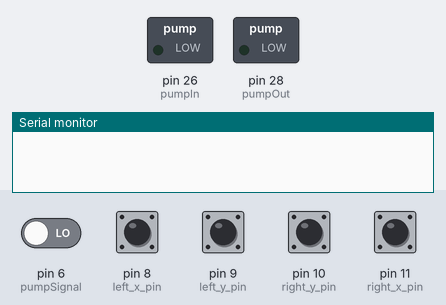
This sketch was run on a simulated Arduino Mega 2560, built with avr-gcc and run on an emulated ATmega2560. On the bench: switched loads named in the sketch (green lamp = pin HIGH), the last lines printed to the serial monitor. Inputs (shaded band) come from the test bench; at power-on: pin 6 (pumpSignal), pin 8 (left_x_pin), pin 9 (left_y_pin), pin 10 (right_y_pin), pin 11 (right_x_pin) LOW.

Above: at 0.1 s.
At 5.1 s:
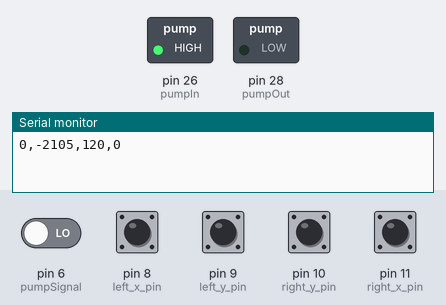
Timing chart, 0 to 6.6 s (numbered marks = the images above):
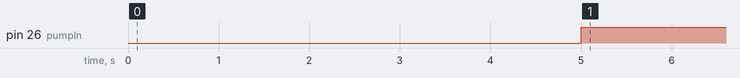

Measured:
- by itself, pin 26 (pumpIn): LOW → HIGH at 5.0 s

The sketch:

arduino_mega.ino
```cpp
#include <math.h>

// Main Board

// PINS -----------------------------------------------------------------------------------

// LEFT AND RIGHT JOYSTICKS : PWM
const byte right_x_pin = 11;
const byte right_y_pin = 10;
const byte left_y_pin = 9;
const byte left_x_pin = 8;

// PUMP SIGNAL FROM RECEIVER : PWM
const byte pumpSignal = 6;

// TWO PUMPS WATER IN : DIGITAL
const byte pumpOut = 28;

// ONE PUMP WATER OUT : DIGITAL
const byte pumpIn = 26;

// END OF PINS -------------------------------------------------------------------------------

// CONSTANTS ---------------------------------------------------------------------------------------

const int trackMaxSpeed = 500;
const int trackMinSpeed = -500;

// Propeller PWM value range 0 to 80
const int propellerMaxSpeed = 120;
const int propellerMinSpeed = -120;

// END OF CONSTANTS ---------------------------------------------------------------------------------------

struct speed{
  int Left = 0;
  int Right = 0;
};

speed calibrateTrackSignal(int raw_x, int raw_y){
  int x = map(raw_x, 1140, 1850, trackMinSpeed, trackMaxSpeed);
  int y = map(raw_y, 1140, 1850, trackMinSpeed, trackMaxSpeed);

  speed ret;

  // IF JOYSTICK IN THE CENTER
  if(x < 50 && x > -50 && y < 50 && y > -50){
    return ret;
  }

  // TURNING COEFFICIENT CALCULATION
  double degree = atan(fabs(y / x)) * 180 / M_PI;
  int scaledSignal = round((-1 + (degree / 90) * 2) * fabs((fabs(x) - fabs(y))));
  int unscaledSignal = max(fabs(x), fabs(y));

  // SET BASED ON CORRESPONDING QUADRANT
  if((x >= 10 && y >= 10) || (x <= -10 && y <= -10)){
    ret.Left = scaledSignal;
    ret.Right = unscaledSignal;
  }
  else {
    ret.Left = unscaledSignal;
    ret.Right = scaledSignal;
  }

  if(y < 0){
    ret.Left = -ret.Left;  // Reverse for negative y-axis
    ret.Right = -ret.Right;  // Reverse for negative y-axis
  }
  return ret;
}


speed calibratePropellerSignal(int raw_x, int raw_y) {
  int x = map(raw_x, 1220, 1800, propellerMinSpeed, propellerMaxSpeed);
  int y = map(raw_y, 1050, 1850, propellerMinSpeed, propellerMaxSpeed);

  speed ret;

  // Checking if the joystick is in the center area
  if (abs(x) < 20 && abs(y) < 20) {
    ret.Left = 90;  // Middle value for stop or neutral position
    ret.Right = 90;
    return ret;
  }
  // TURNING COEFFICIENT CALCULATION
  double degree = atan(fabs(y / x)) * 180 / M_PI;
  int scaledSignal = round((-1 + (degree / 90) * 2) * fabs((fabs(x) - fabs(y))));
  int unscaledSignal = max(fabs(x), fabs(y));

  // SET BASED ON CORRESPONDING QUADRANT
  if((x >= 10 && y >= 10) || (x <= -10 && y <= -10)){
    ret.Left = scaledSignal;
    ret.Right = unscaledSignal;
  }
  else {
    ret.Left = unscaledSignal;
    ret.Right = scaledSignal;
  }

  if(y < 0){
    ret.Left = 90-ret.Left;  // Reverse for negative y-axis
    ret.Right = 90-ret.Right;  // Reverse for negative y-axis
  }

  ret.Left = constrain(ret.Left, 0, propellerMaxSpeed);
  ret.Right = constrain(ret.Right, 0, propellerMaxSpeed);

  return ret;

}


void setup() {
  Serial.begin(9600);

  pinMode(left_x_pin,  INPUT);
  pinMode(left_y_pin,  INPUT);

  pinMode(right_x_pin,  INPUT);
  pinMode(right_y_pin,  INPUT);

  pinMode(pumpSignal, INPUT);
  pinMode(pumpIn, OUTPUT);
  pinMode(pumpOut, OUTPUT);
}
void loop() {

  // Read joystick input : RIGHT JOYSTICK FOR TRAIL MOTOR
  int right_raw_x = pulseIn(right_x_pin, HIGH);
  int right_raw_y = pulseIn(right_y_pin, HIGH);


  // Read joystick input : LEFT JOYSTICK FOR PROPELLER
  int left_raw_x = pulseIn(left_x_pin, HIGH);
  int left_raw_y = pulseIn(left_y_pin, HIGH);

  // Calculate track speeds
  speed trail = calibrateTrackSignal(right_raw_x, right_raw_y);

  // Calculate properller speeds
  speed propeller = calibratePropellerSignal(left_raw_x, left_raw_y);

  // Send the signal to Arduino UNO
  Serial.print(trail.Left);
  Serial.print(",");
  Serial.print(trail.Right);
  Serial.print(",");
  Serial.print(propeller.Left);
  Serial.print(",");
  Serial.print(propeller.Right);
  Serial.println();


// PUMPS --------------------------------------------
  int pumpS = pulseIn(pumpSignal, HIGH);
  // Serial.println(value);
  if(pumpS < 900){
    digitalWrite(pumpOut, LOW);
    digitalWrite(pumpIn, HIGH);
  }
  else if(pumpS < 1500){
    digitalWrite(pumpOut, LOW);
    digitalWrite(pumpIn, LOW);
  }
  else{
    digitalWrite(pumpOut, HIGH);
    digitalWrite(pumpIn, LOW);
  }

// END OF PUMPS ------------------------------------

}
```
